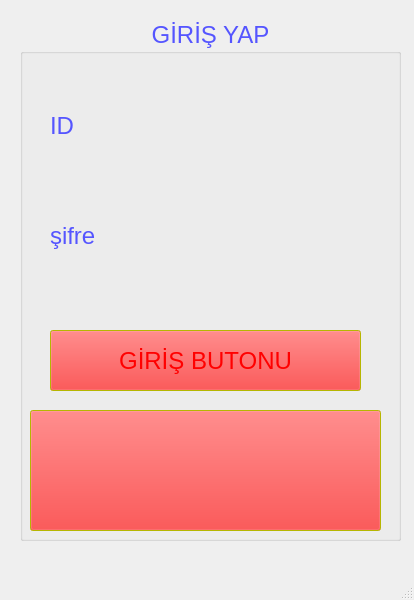
<?xml version="1.0" encoding="UTF-8"?>
<ui version="4.0">
 <class>MainWindow</class>
 <widget class="QMainWindow" name="MainWindow">
  <property name="geometry">
   <rect>
    <x>0</x>
    <y>0</y>
    <width>414</width>
    <height>600</height>
   </rect>
  </property>
  <property name="windowTitle">
   <string>MainWindow</string>
  </property>
  <widget class="QWidget" name="centralwidget">
   <widget class="QGroupBox" name="enterence">
    <property name="geometry">
     <rect>
      <x>20</x>
      <y>20</y>
      <width>381</width>
      <height>521</height>
     </rect>
    </property>
    <property name="palette">
     <palette>
      <active>
       <colorrole role="WindowText">
        <brush brushstyle="SolidPattern">
         <color alpha="255">
          <red>85</red>
          <green>85</green>
          <blue>255</blue>
         </color>
        </brush>
       </colorrole>
       <colorrole role="Button">
        <brush brushstyle="SolidPattern">
         <color alpha="255">
          <red>255</red>
          <green>0</green>
          <blue>0</blue>
         </color>
        </brush>
       </colorrole>
       <colorrole role="Base">
        <brush brushstyle="SolidPattern">
         <color alpha="255">
          <red>255</red>
          <green>255</green>
          <blue>255</blue>
         </color>
        </brush>
       </colorrole>
       <colorrole role="Window">
        <brush brushstyle="SolidPattern">
         <color alpha="255">
          <red>255</red>
          <green>255</green>
          <blue>0</blue>
         </color>
        </brush>
       </colorrole>
      </active>
      <inactive>
       <colorrole role="WindowText">
        <brush brushstyle="SolidPattern">
         <color alpha="255">
          <red>85</red>
          <green>85</green>
          <blue>255</blue>
         </color>
        </brush>
       </colorrole>
       <colorrole role="Button">
        <brush brushstyle="SolidPattern">
         <color alpha="255">
          <red>255</red>
          <green>0</green>
          <blue>0</blue>
         </color>
        </brush>
       </colorrole>
       <colorrole role="Base">
        <brush brushstyle="SolidPattern">
         <color alpha="255">
          <red>255</red>
          <green>255</green>
          <blue>255</blue>
         </color>
        </brush>
       </colorrole>
       <colorrole role="Window">
        <brush brushstyle="SolidPattern">
         <color alpha="255">
          <red>255</red>
          <green>255</green>
          <blue>0</blue>
         </color>
        </brush>
       </colorrole>
      </inactive>
      <disabled>
       <colorrole role="WindowText">
        <brush brushstyle="SolidPattern">
         <color alpha="255">
          <red>120</red>
          <green>120</green>
          <blue>120</blue>
         </color>
        </brush>
       </colorrole>
       <colorrole role="Button">
        <brush brushstyle="SolidPattern">
         <color alpha="255">
          <red>255</red>
          <green>0</green>
          <blue>0</blue>
         </color>
        </brush>
       </colorrole>
       <colorrole role="Base">
        <brush brushstyle="SolidPattern">
         <color alpha="255">
          <red>255</red>
          <green>255</green>
          <blue>0</blue>
         </color>
        </brush>
       </colorrole>
       <colorrole role="Window">
        <brush brushstyle="SolidPattern">
         <color alpha="255">
          <red>255</red>
          <green>255</green>
          <blue>0</blue>
         </color>
        </brush>
       </colorrole>
      </disabled>
     </palette>
    </property>
    <property name="font">
     <font>
      <pointsize>18</pointsize>
     </font>
    </property>
    <property name="title">
     <string>GİRİŞ YAP</string>
    </property>
    <property name="alignment">
     <set>Qt::AlignHCenter|Qt::AlignTop</set>
    </property>
    <widget class="QLabel" name="id">
     <property name="geometry">
      <rect>
       <x>30</x>
       <y>70</y>
       <width>261</width>
       <height>71</height>
      </rect>
     </property>
     <property name="text">
      <string>ID</string>
     </property>
    </widget>
    <widget class="QLabel" name="password">
     <property name="geometry">
      <rect>
       <x>30</x>
       <y>180</y>
       <width>271</width>
       <height>71</height>
      </rect>
     </property>
     <property name="palette">
      <palette>
       <active>
        <colorrole role="BrightText">
         <brush brushstyle="SolidPattern">
          <color alpha="255">
           <red>0</red>
           <green>255</green>
           <blue>0</blue>
          </color>
         </brush>
        </colorrole>
       </active>
       <inactive>
        <colorrole role="BrightText">
         <brush brushstyle="SolidPattern">
          <color alpha="255">
           <red>0</red>
           <green>255</green>
           <blue>0</blue>
          </color>
         </brush>
        </colorrole>
       </inactive>
       <disabled>
        <colorrole role="BrightText">
         <brush brushstyle="SolidPattern">
          <color alpha="255">
           <red>0</red>
           <green>255</green>
           <blue>0</blue>
          </color>
         </brush>
        </colorrole>
       </disabled>
      </palette>
     </property>
     <property name="mouseTracking">
      <bool>false</bool>
     </property>
     <property name="text">
      <string>şifre</string>
     </property>
    </widget>
    <widget class="QPushButton" name="pushButton">
     <property name="geometry">
      <rect>
       <x>30</x>
       <y>310</y>
       <width>311</width>
       <height>61</height>
      </rect>
     </property>
     <property name="palette">
      <palette>
       <active>
        <colorrole role="Light">
         <brush brushstyle="SolidPattern">
          <color alpha="255">
           <red>0</red>
           <green>255</green>
           <blue>0</blue>
          </color>
         </brush>
        </colorrole>
        <colorrole role="BrightText">
         <brush brushstyle="SolidPattern">
          <color alpha="255">
           <red>0</red>
           <green>255</green>
           <blue>0</blue>
          </color>
         </brush>
        </colorrole>
        <colorrole role="ButtonText">
         <brush brushstyle="SolidPattern">
          <color alpha="255">
           <red>255</red>
           <green>0</green>
           <blue>0</blue>
          </color>
         </brush>
        </colorrole>
        <colorrole role="Base">
         <brush brushstyle="SolidPattern">
          <color alpha="255">
           <red>81</red>
           <green>255</green>
           <blue>0</blue>
          </color>
         </brush>
        </colorrole>
        <colorrole role="HighlightedText">
         <brush brushstyle="SolidPattern">
          <color alpha="255">
           <red>0</red>
           <green>255</green>
           <blue>127</blue>
          </color>
         </brush>
        </colorrole>
        <colorrole role="AlternateBase">
         <brush brushstyle="SolidPattern">
          <color alpha="255">
           <red>0</red>
           <green>255</green>
           <blue>0</blue>
          </color>
         </brush>
        </colorrole>
       </active>
       <inactive>
        <colorrole role="Light">
         <brush brushstyle="SolidPattern">
          <color alpha="255">
           <red>0</red>
           <green>255</green>
           <blue>0</blue>
          </color>
         </brush>
        </colorrole>
        <colorrole role="BrightText">
         <brush brushstyle="SolidPattern">
          <color alpha="255">
           <red>0</red>
           <green>255</green>
           <blue>0</blue>
          </color>
         </brush>
        </colorrole>
        <colorrole role="ButtonText">
         <brush brushstyle="SolidPattern">
          <color alpha="255">
           <red>255</red>
           <green>0</green>
           <blue>0</blue>
          </color>
         </brush>
        </colorrole>
        <colorrole role="Base">
         <brush brushstyle="SolidPattern">
          <color alpha="255">
           <red>81</red>
           <green>255</green>
           <blue>0</blue>
          </color>
         </brush>
        </colorrole>
        <colorrole role="HighlightedText">
         <brush brushstyle="SolidPattern">
          <color alpha="255">
           <red>0</red>
           <green>255</green>
           <blue>127</blue>
          </color>
         </brush>
        </colorrole>
        <colorrole role="AlternateBase">
         <brush brushstyle="SolidPattern">
          <color alpha="255">
           <red>0</red>
           <green>255</green>
           <blue>0</blue>
          </color>
         </brush>
        </colorrole>
       </inactive>
       <disabled>
        <colorrole role="Light">
         <brush brushstyle="SolidPattern">
          <color alpha="255">
           <red>0</red>
           <green>255</green>
           <blue>0</blue>
          </color>
         </brush>
        </colorrole>
        <colorrole role="BrightText">
         <brush brushstyle="SolidPattern">
          <color alpha="255">
           <red>0</red>
           <green>255</green>
           <blue>0</blue>
          </color>
         </brush>
        </colorrole>
        <colorrole role="ButtonText">
         <brush brushstyle="SolidPattern">
          <color alpha="255">
           <red>120</red>
           <green>120</green>
           <blue>120</blue>
          </color>
         </brush>
        </colorrole>
        <colorrole role="Base">
         <brush brushstyle="SolidPattern">
          <color alpha="255">
           <red>255</red>
           <green>255</green>
           <blue>0</blue>
          </color>
         </brush>
        </colorrole>
        <colorrole role="HighlightedText">
         <brush brushstyle="SolidPattern">
          <color alpha="255">
           <red>0</red>
           <green>255</green>
           <blue>127</blue>
          </color>
         </brush>
        </colorrole>
        <colorrole role="AlternateBase">
         <brush brushstyle="SolidPattern">
          <color alpha="255">
           <red>0</red>
           <green>255</green>
           <blue>0</blue>
          </color>
         </brush>
        </colorrole>
       </disabled>
      </palette>
     </property>
     <property name="cursor">
      <cursorShape>ArrowCursor</cursorShape>
     </property>
     <property name="mouseTracking">
      <bool>false</bool>
     </property>
     <property name="tabletTracking">
      <bool>false</bool>
     </property>
     <property name="acceptDrops">
      <bool>false</bool>
     </property>
     <property name="text">
      <string>GİRİŞ BUTONU</string>
     </property>
    </widget>
    <widget class="QPushButton" name="mistakes">
     <property name="geometry">
      <rect>
       <x>10</x>
       <y>390</y>
       <width>351</width>
       <height>121</height>
      </rect>
     </property>
     <property name="text">
      <string/>
     </property>
    </widget>
   </widget>
  </widget>
  <widget class="QMenuBar" name="menubar">
   <property name="geometry">
    <rect>
     <x>0</x>
     <y>0</y>
     <width>414</width>
     <height>26</height>
    </rect>
   </property>
  </widget>
  <widget class="QStatusBar" name="statusbar"/>
 </widget>
 <resources/>
 <connections/>
</ui>
